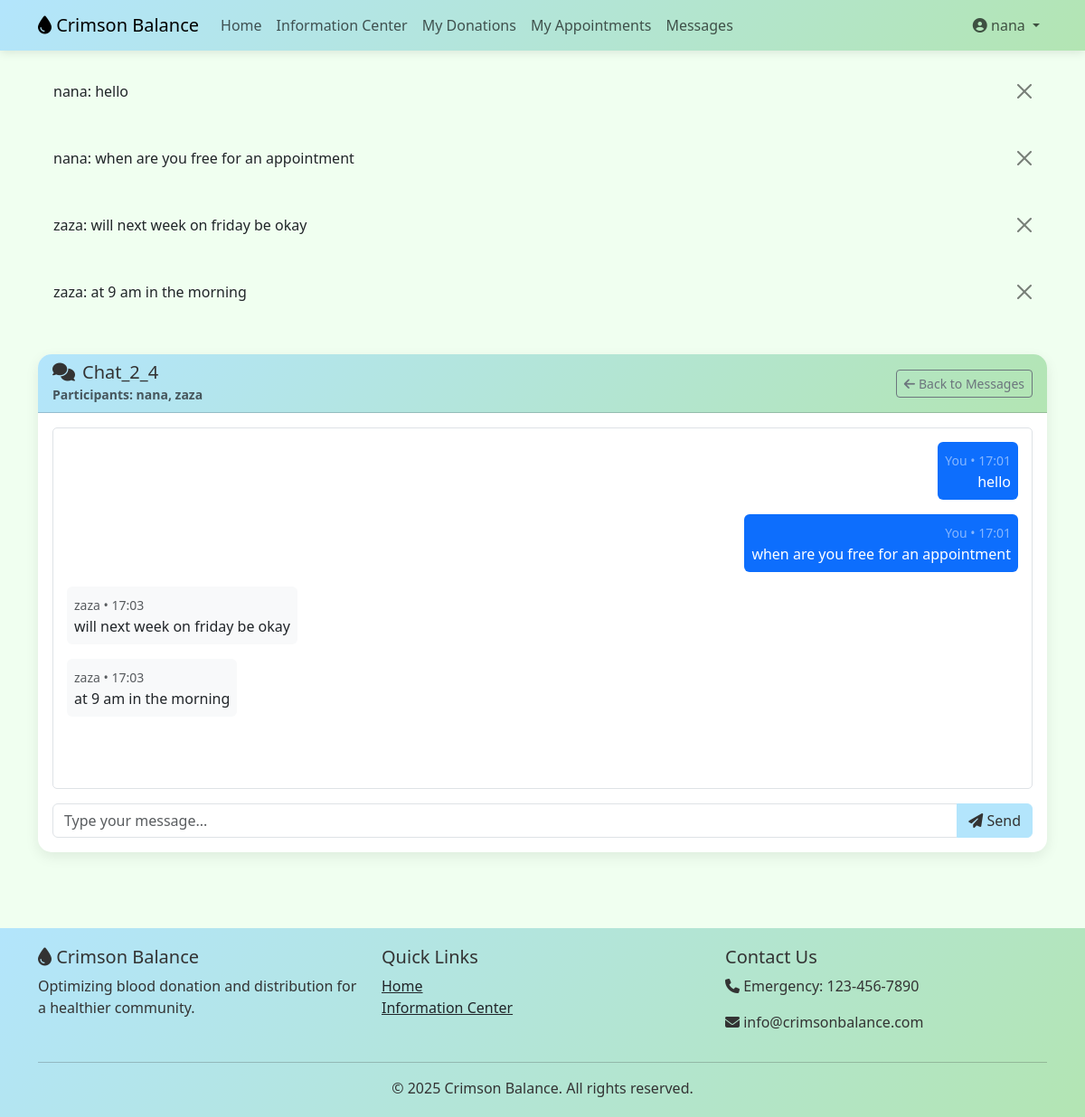
/chat/room/6/ (signed in), run on the app's committed database.
### accounts/models.py (models this page shows, shortened)
class CustomUser(AbstractUser):
    USER_TYPE_CHOICES = (
        ('donor', 'Blood Donor'),
        ('recipient', 'Blood Recipient'),
        ('doctor', 'Doctor'),
        ('admin', 'Administrator'),
    )
    user_type = models.CharField(max_length=20, choices=USER_TYPE_CHOICES, default='donor')
    phone_number = models.CharField(max_length=15, blank=True)
    blood_group = models.CharField(max_length=5, blank=True)
    date_of_birth = models.DateField(null=True, blank=True)
    address = models.TextField(blank=True)
    city = models.CharField(max_length=100, blank=True)
    is_verified = models.BooleanField(default=False)
    profile_picture = models.ImageField(upload_to='profile_pics/', blank=True)

### chat/models.py (models this page shows, shortened)
class Message(models.Model):
    room = models.ForeignKey(ChatRoom, on_delete=models.CASCADE, related_name='messages')
    sender = models.ForeignKey(CustomUser, on_delete=models.CASCADE, related_name='sent_messages')
    content = models.TextField()  # Keep 'content' as the single message text fiel
    timestamp = models.DateTimeField(auto_now_add=True)
    is_read = models.BooleanField(default=False)
    class Meta:
        ordering = ['timestamp']
    def __str__(self):
        return f"{self.sender.username}: {self.content[:50]}"

class ChatRoom(models.Model):
    name = models.CharField(max_length=255, unique=True)
    participants = models.ManyToManyField(CustomUser)
    is_group = models.BooleanField(default=False)
    created_at = models.DateTimeField(auto_now_add=True)

### chat/views.py (the view)
# urls.py: path('room/<int:room_id>/', views.room, name='room'),
@login_required
def room(request, room_id):
    room = get_object_or_404(ChatRoom, id=room_id)
    if not room.participants.filter(id=request.user.id).exists():
        messages.error(request, "You don't have access to this chat.")
        return redirect('dashboard')
    messages_qs = Message.objects.filter(room=room).order_by('timestamp')
    return render(request, 'chat/room.html', {
        'room': room,
        'messages': messages_qs,
    })

### templates/chat/room.html (shortened to what this page needs)
{% extends 'base.html' %}
{% block content %}
<div class="row">
  <div class="col-md-12">
    <div class="card">
      <div class="card-header d-flex justify-content-between align-items-center">
        <div>
          <h5 class="mb-0">
            <i class="fas fa-comments me-2"></i>{{ room.name }}
          </h5>
          <small class="text-muted">Participants:
            {% for p in room.participants.all %}
              {{ p.username }}{% if not forloop.last %}, {% endif %}
            {% endfor %}
          </small>
        </div>
        <a href="{% url 'dashboard' %}" class="btn btn-sm btn-outline-secondary">
          <i class="fas fa-arrow-left me-1"></i>Back to Messages
        </a>
      </div>
      <div class="card-body">
        <div id="messages-container" class="mb-3" style="height: 400px; overflow-y: auto; border: 1px solid #dee2e6; border-radius: 5px; padding: 15px;">
          {% for msg in messages %}
            {% if msg.sender == request.user %}
              <div class="mb-3 text-end">
                <div class="d-inline-block p-2 rounded bg-primary text-white" style="max-width: 70%;">
                  <small class="text-white-50">You • {{ msg.timestamp|date:"H:i" }}</small>
                  <p class="mb-0">{{ msg.content }}</p>
                </div>
              </div>
            {% else %}
              <div class="mb-3">
                <div class="d-inline-block p-2 rounded bg-light" style="max-width: 70%;">
                  <small class="text-muted">{{ msg.sender.username }} • {{ msg.timestamp|date:"H:i" }}</small>
                  <p class="mb-0">{{ msg.content }}</p>
                </div>
              </div>
            {% endif %}
          {% empty %}
            <p class="text-muted">No messages yet</p>
          {% endfor %}
        </div>
        <form id="message-form">
          <div class="input-group">
            <input type="text" id="message-input" class="form-control" placeholder="Type your message..." autocomplete="off">
            <button type="submit" class="btn btn-primary">
              <i class="fas fa-paper-plane"></i> Send
            </button>
          </div>
        </form>
      </div>
    </div>
  </div>
</div>
{% endblock %}

### templates/base.html (shortened to what this page needs)
<!DOCTYPE html>
<html lang="en">
<head>
    <link href="https://cdn.jsdelivr.net/npm/bootstrap@5.3.0-alpha1/dist/css/bootstrap.min.css" rel="stylesheet">
    <link rel="stylesheet" href="https://cdnjs.cloudflare.com/ajax/libs/font-awesome/6.4.0/css/all.min.css">
</head>
<body>
    <nav class="navbar navbar-expand-lg navbar-custom">
        <div class="container">
            <a class="navbar-brand" href="{% url 'home' %}">
                <i class="fas fa-tint"></i> Crimson Balance
            </a>
            <div class="collapse navbar-collapse" id="navbarNav">
                <ul class="navbar-nav me-auto">
                    <li class="nav-item">
                        <a class="nav-link" href="{% url 'home' %}">Home</a>
                    </li>
                    <li class="nav-item">
                        <a class="nav-link" href="{% url 'information_center' %}">Information Center</a>
                    </li>
                    {% if user.is_authenticated %}
                        {% if user.user_type == 'donor' %}
                        <li class="nav-item">
                            <a class="nav-link" href="{% url 'donation_history' %}">My Donations</a>
                        </li>
                        <li class="nav-item">
                            <a class="nav-link" href="{% url 'donor_appointments' %}">My Appointments</a>
                        </li>
                        {% elif user.user_type == 'recipient' %}
                        <li class="nav-item">
                            <a class="nav-link" href="{% url 'recipient_history' %}">My Requests</a>
                        </li>
                        {% endif %}
                        <li class="nav-item">
                            <a class="nav-link" href="{% url 'dashboard' %}">Messages</a>
                        </li>
                    {% endif %}
                </ul>
                <ul class="navbar-nav">
                    {% if user.is_authenticated %}
                    <li class="nav-item dropdown">
                        <a class="nav-link dropdown-toggle" href="#" id="navbarDropdown" role="button" data-bs-toggle="dropdown">
                            <i class="fas fa-user-circle"></i> {{ user.username }}
                        </a>
                    </li>
                    {% endif %}
                </ul>
            </div>
        </div>
    </nav>
    <div class="container mt-3">
        {% if messages %}
            {% for message in messages %}
                <div class="alert alert-{{ message.tags }} alert-dismissible fade show" role="alert">
                    {{ message }}
                    <button type="button" class="btn-close" data-bs-dismiss="alert"></button>
                </div>
            {% endfor %}
        {% endif %}
    </div>
    <main class="container py-4">
        {% block content %}{% endblock %}
    </main>
    <footer class="footer">
        <div class="container">
            <div class="row">
                <div class="col-md-4">
                    <h5><i class="fas fa-tint"></i> Crimson Balance</h5>
                    <p>Optimizing blood donation and distribution for a healthier community.</p>
                </div>
                <div class="col-md-4">
                    <h5>Quick Links</h5>
                    <ul class="list-unstyled">
                        <li><a href="{% url 'home' %}" class="text-dark">Home</a></li>
                        <li><a href="{% url 'information_center' %}" class="text-dark">Information Center</a></li>
                    </ul>
                </div>
                <div class="col-md-4">
                    <h5>Contact Us</h5>
                    <p><i class="fas fa-phone"></i> Emergency: 123-456-7890</p>
                    <p><i class="fas fa-envelope"></i> info@crimsonbalance.com</p>
                </div>
            </div>
            <hr>
            <p class="text-center mb-0">&copy; 2025 Crimson Balance. All rights reserved.</p>
        </div>
    </footer>
</body>
</html>

### templates/base.html (style rules this page uses)
:root { --pastel-red: #FFB3BA; --pastel-blue: #B3E5FC; --pastel-green: #B3E5B3; --light-gray: #f8f9fa; }
body { background-color:honeydew; font-family: 'Segoe UI', Tahoma, Geneva, Verdana, sans-serif; }
.navbar-custom { background: linear-gradient(135deg, var(--pastel-blue), var(--pastel-green)); box-shadow: 0 2px 10px rgba(0,0,0,0.1); }
.btn-primary { background-color: var(--pastel-blue); border-color: var(--pastel-blue); color: #333; }
.card { border-radius: 15px; box-shadow: 0 5px 15px rgba(0,0,0,0.08); border: none; margin-bottom: 20px; }
.card-header { background: linear-gradient(135deg, var(--pastel-blue), var(--pastel-green)); color: #333; border-radius: 15px 15px 0 0 !important; font-weight: 600; }
.footer { background: linear-gradient(135deg, var(--pastel-blue), var(--pastel-green)); color: #333; padding: 20px 0; margin-top: 40px; }

### data on the page
CustomUser: username "nana"
Message: sender+content "nana: hello", timestamp "17:01", content "hello"
Message: sender+content "nana: when are you free for an appointment", timestamp "17:01", content "when are you free for an appointment"
Message: sender+content "zaza: will next week on friday be okay", sender.username "zaza", timestamp "17:03", content "will next week on friday be okay"
Message: sender+content "zaza: at 9 am in the morning", sender.username "zaza", timestamp "17:03", content "at 9 am in the morning"
ChatRoom: name "Chat_2_4"
CustomUser: username "zaza"
